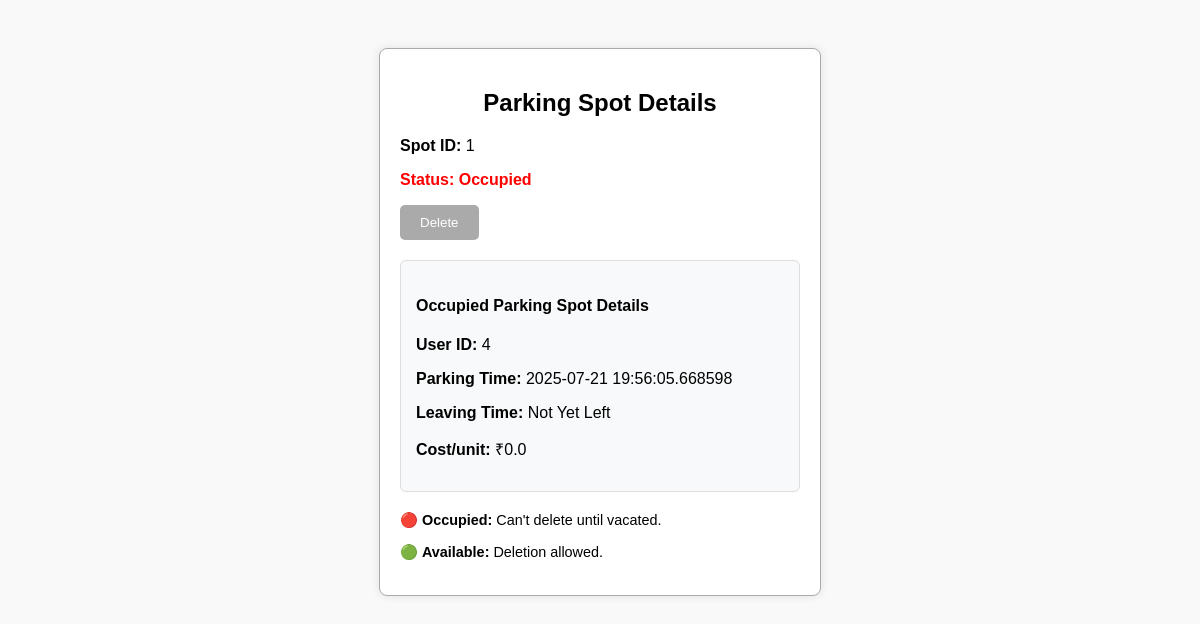
Screenshot of /spot/1 (signed in) with the database file from the repository.
### models/models.py (models this page shows, shortened)
class ParkingSpot(db.Model):
    __tablename__ = 'parking_spots'
    id = db.Column(db.Integer, primary_key=True)
    lot_id = db.Column(db.Integer, db.ForeignKey('parking_lots.id'), nullable=False)
    status = db.Column(db.String(1), default='A')  # A = Available, O = Occupied
    reservations = db.relationship('ReserveSpot', backref='spot', lazy=True)
    parking_lot = db.relationship("ParkingLot", back_populates="spots")

class ReserveSpot(db.Model):
    __tablename__ = 'reservations'
    id = db.Column(db.Integer, primary_key=True)
    spot_id = db.Column(db.Integer, db.ForeignKey('parking_spots.id'), nullable=False)
    user_id = db.Column(db.Integer, db.ForeignKey('users.id'), nullable=False)
    vehicle_no = db.Column(db.String(20), nullable=False)
    parking_timestamp = db.Column(db.DateTime, default=datetime.utcnow)
    leaving_timestamp = db.Column(db.DateTime, nullable=True)
    parking_cost = db.Column(db.Float, nullable=False)

### controllers/admin_controller.py (the view)
@admin_bp.route('/spot/<int:spot_id>')
@admin_only
def view_spot(spot_id):
    spot = ParkingSpot.query.get_or_404(spot_id)
    reservation = ReserveSpot.query.filter_by(spot_id=spot_id).order_by(ReserveSpot.parking_timestamp.desc()).first()
    return render_template('admin/view_spot.html', spot=spot, reservation=reservation)

### controllers/admin_controller.py (called while the page is built)
def admin_only(f):
    from functools import wraps
    @wraps(f)
    def wrapper(*args, **kwargs):
        if session.get('user_role') != 'admin':
            flash("Access denied. Admins only!", "danger")
            return redirect(url_for('auth.login'))
        return f(*args, **kwargs)
    return wrapper

### templates/admin/view_spot.html (shortened to what this page needs)
<!DOCTYPE html>
<html lang="en">
<head>
    <link rel="stylesheet" href="{{ url_for('static', filename='css/view_spot.css') }}">
</head>
<body>
    <div class="box">
        <h2>Parking Spot Details</h2>
        <p><strong>Spot ID:</strong> {{ spot.id }}</p>
        <p class="status {% if spot.status == 'O' %}occupied{% else %}available{% endif %}">
            <strong>Status:</strong>
            {% if spot.status == 'O' %}
                Occupied
            {% else %}
                Available
            {% endif %}
        </p>
        <form method="POST" action="{{ url_for('admin.delete_spot', spot_id=spot.id) }}">
            <button type="submit" class="delete-btn" {% if spot.status == 'O' %}disabled{% endif %}>Delete</button>
        </form>
        {% if spot.status == 'O' and reservation %}
        <div class="details">
            <h4>Occupied Parking Spot Details</h4>
            <p><strong>User ID:</strong> {{ reservation.user_id }}</p>
            <p><strong>Parking Time:</strong> {{ reservation.parking_timestamp }}</p>
            <p><strong>Leaving Time:</strong> {{ reservation.leaving_timestamp or "Not Yet Left" }}</p>
            <p><strong>Cost/unit:</strong> ₹{{ reservation.parking_cost }}</p>
        </div>
        {% endif %}
        <div class="notes">
            <p>🔴 <strong>Occupied:</strong> Can't delete until vacated.</p>
            <p>🟢 <strong>Available:</strong> Deletion allowed.</p>
        </div>
    </div>
</body>
</html>

### static/css/view_spot.css (style rules this page uses)
body { font-family: Arial, sans-serif; padding: 40px; background-color: #f9f9f9; }
.box { border: 1px solid #aaa; border-radius: 8px; padding: 20px; width: 400px; margin: 0 auto; box-shadow: 0 0 10px rgba(0,0,0,0.1); background-color: #fff; }
h2 { text-align: center; margin-bottom: 20px; }
.status { font-weight: bold; }
.status.occupied { color: red; }
.delete-btn { padding: 10px 20px; background-color: #dc3545; color: white; border: none; border-radius: 5px; cursor: pointer; }
.delete-btn:disabled { background-color: #aaa; cursor: not-allowed; }
.notes { margin-top: 20px; font-size: 0.9em; }
.details { margin-top: 20px; padding: 15px; background: #f8f9fa; border-radius: 6px; border: 1px solid #ddd; }

### rows the page displays
ParkingSpot: id "1"
ReserveSpot: user_id "4", parking_timestamp "2025-07-21 19:56:05.668598", leaving_timestamp "Not Yet Left", parking_cost "0.0"
